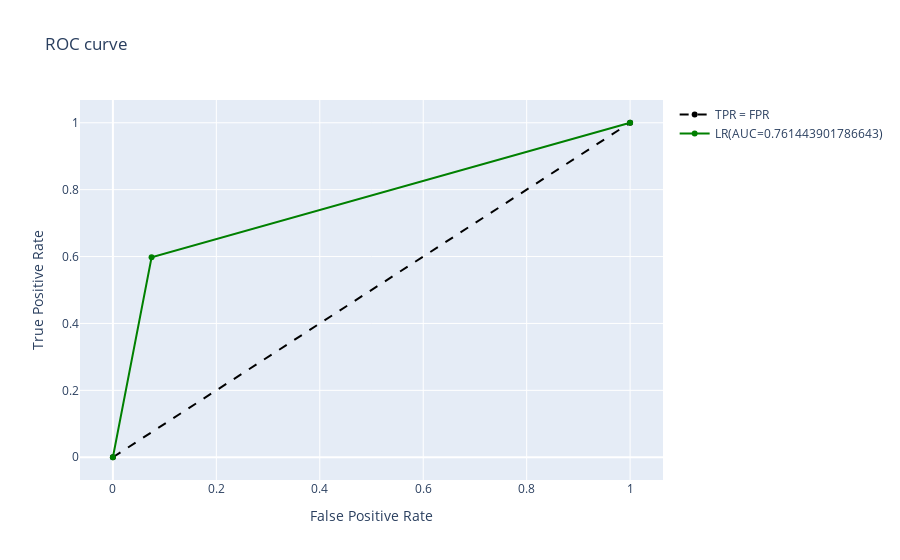
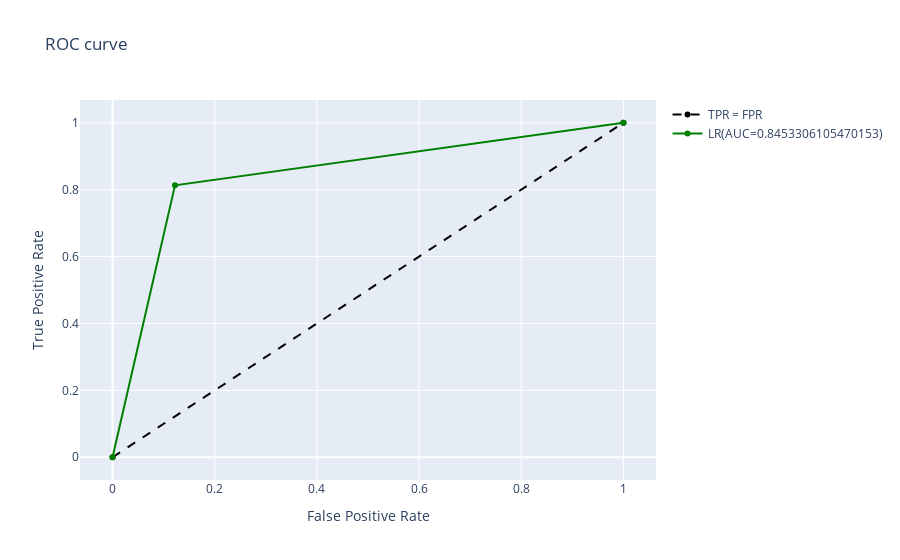
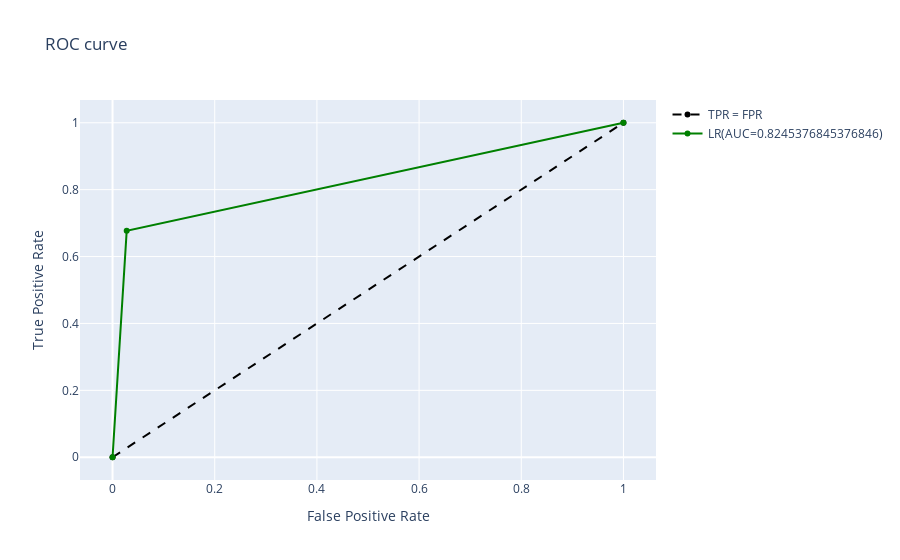
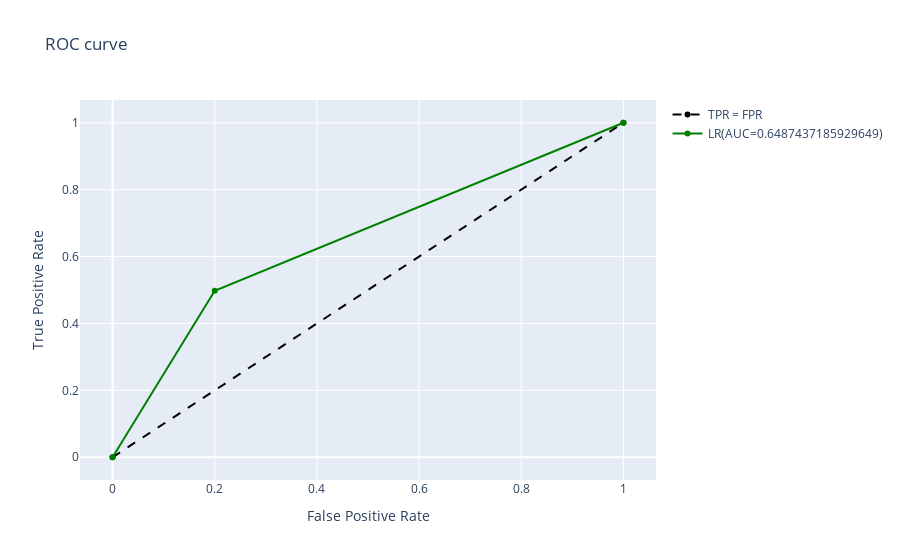

Notebook cell for these charts, in order:
### Markdown cell above
## Logistic regression + BOW

### Code cell
# bow
bow_vectorizer = CountVectorizer(analyzer="word", tokenizer=lambda text: text.split(),stop_words = stop_words)
res_bow = dataset_check(df_dict,bow_vectorizer,'bow',LR,"LR")
res_bow

### Figure 1 — Plotly figure (JSON) as saved in the notebook; plotly's stock layout.template omitted (floating-point values rounded to 4 significant figures)
{"data": [{"line": {"color": "black", "dash": "dash"}, "name": "TPR = FPR", "type": "scatter", "x": [0, 1], "y": [0, 1]}, {"marker": {"color": "green"}, "name": "LR(AUC=0.761443901786643)", "type": "scatter", "x": [0, 0.07479, 1], "y": [0, 0.5977, 1]}], "layout": {"title": {"text": "ROC curve"}, "xaxis": {"title": {"text": "False Positive Rate"}}, "yaxis": {"title": {"text": "True Positive Rate"}}}}

### Figure 2 — Plotly figure (JSON) as saved in the notebook; plotly's stock layout.template omitted (floating-point values rounded to 4 significant figures)
{"data": [{"line": {"color": "black", "dash": "dash"}, "name": "TPR = FPR", "type": "scatter", "x": [0, 1], "y": [0, 1]}, {"marker": {"color": "green"}, "name": "LR(AUC=0.8453306105470153)", "type": "scatter", "x": [0, 0.1223, 1], "y": [0, 0.8129, 1]}], "layout": {"title": {"text": "ROC curve"}, "xaxis": {"title": {"text": "False Positive Rate"}}, "yaxis": {"title": {"text": "True Positive Rate"}}}}

### Figure 3 — Plotly figure (JSON) as saved in the notebook; plotly's stock layout.template omitted (floating-point values rounded to 4 significant figures)
{"data": [{"line": {"color": "black", "dash": "dash"}, "name": "TPR = FPR", "type": "scatter", "x": [0, 1], "y": [0, 1]}, {"marker": {"color": "green"}, "name": "LR(AUC=0.8245376845376846)", "type": "scatter", "x": [0, 0.02769, 1], "y": [0, 0.6768, 1]}], "layout": {"title": {"text": "ROC curve"}, "xaxis": {"title": {"text": "False Positive Rate"}}, "yaxis": {"title": {"text": "True Positive Rate"}}}}

### Figure 4 — Plotly figure (JSON) as saved in the notebook; plotly's stock layout.template omitted (floating-point values rounded to 4 significant figures)
{"data": [{"line": {"color": "black", "dash": "dash"}, "name": "TPR = FPR", "type": "scatter", "x": [0, 1], "y": [0, 1]}, {"marker": {"color": "green"}, "name": "LR(AUC=0.6487437185929649)", "type": "scatter", "x": [0, 0.2, 1], "y": [0, 0.4975, 1]}], "layout": {"title": {"text": "ROC curve"}, "xaxis": {"title": {"text": "False Positive Rate"}}, "yaxis": {"title": {"text": "True Positive Rate"}}}}
